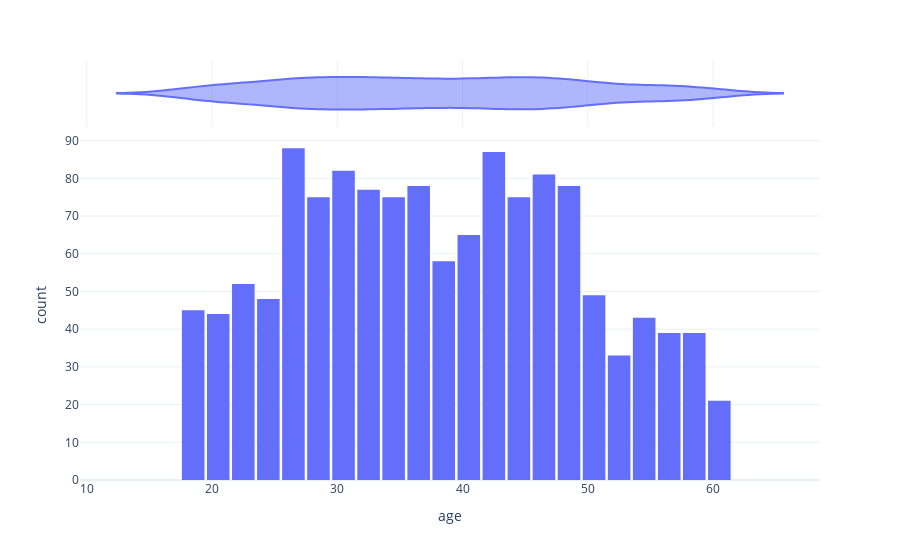
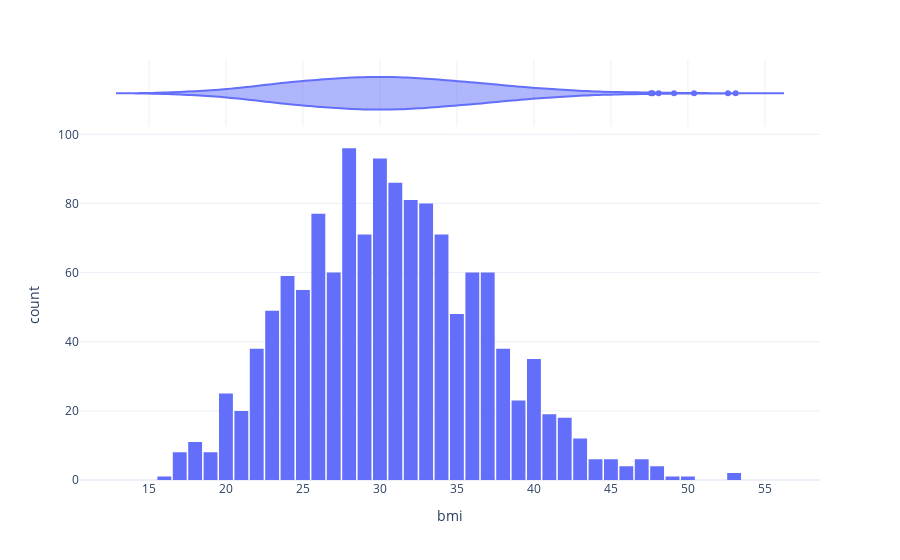
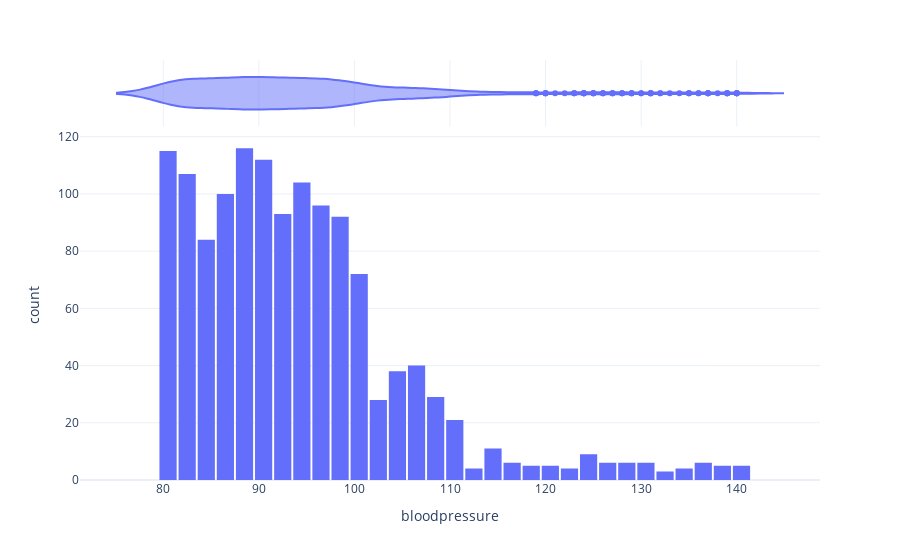
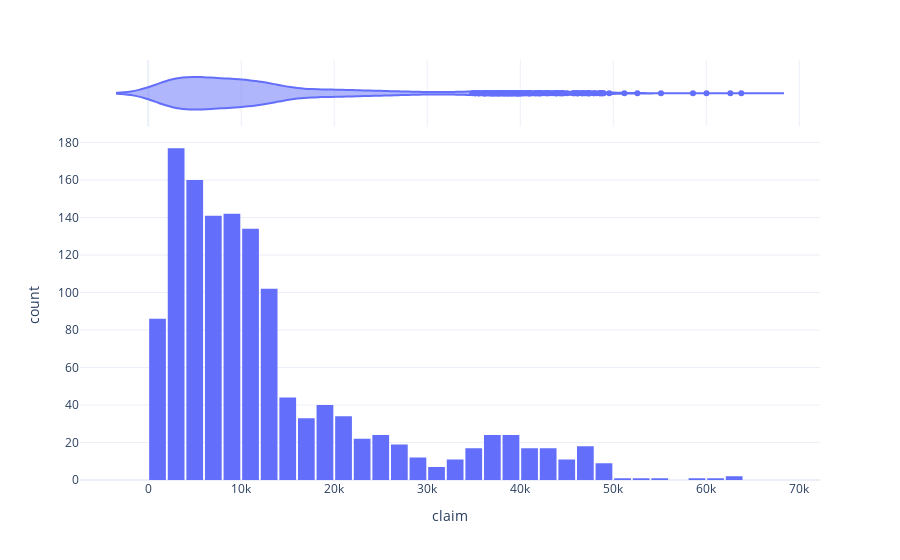

The notebook cell these images were saved under, in order:
### Markdown cell above
#### Histogramme

Nun lass uns für jede numerische Spalte die Verteilung in Form eines Histogrammes darstellen.

### Code cell
# Histogramme für numerische Spalten

numerical_columns=["age", "bmi", "bloodpressure", "claim"]

for col in numerical_columns:
  fig = px.histogram(df, x=col, marginal="violin", template="plotly_white")
  fig.update_layout(bargap=0.1)
  fig.show()

# marginal can be "box", "violin" or "rug"

### Figure 1 — Plotly figure (JSON) as saved in the notebook; plotly's stock layout.template omitted (floating-point values rounded to 4 significant figures; data arrays with more than 128 entries replaced by an {"elided": "..."} marker saying what was removed)
{"data": [{"alignmentgroup": "True", "bingroup": "x", "hovertemplate": "age=%{x}<br>count=%{y}<extra></extra>", "legendgroup": "", "marker": {"color": "#636efa", "pattern": {"shape": ""}}, "name": "", "offsetgroup": "", "orientation": "v", "showlegend": false, "type": "histogram", "x": {"elided": "1332 int values"}, "xaxis": "x", "yaxis": "y"}, {"alignmentgroup": "True", "hovertemplate": "age=%{x}<extra></extra>", "legendgroup": "", "marker": {"color": "#636efa"}, "name": "", "offsetgroup": "", "scalegroup": "x", "showlegend": false, "type": "violin", "x": {"elided": "1332 int values"}, "xaxis": "x2", "yaxis": "y2"}], "layout": {"autosize": true, "bargap": 0.1, "barmode": "relative", "legend": {"tracegroupgap": 0}, "margin": {"t": 60}, "xaxis": {"anchor": "y", "autorange": true, "domain": [0, 1], "range": [9.464, 68.54], "title": {"text": "age"}, "type": "linear"}, "xaxis2": {"anchor": "y2", "autorange": true, "domain": [0, 1], "matches": "x", "range": [9.464, 68.54], "showgrid": true, "showticklabels": false, "type": "linear"}, "yaxis": {"anchor": "x", "autorange": true, "domain": [0, 0.8316], "range": [0, 92.63], "title": {"text": "count"}}, "yaxis2": {"anchor": "x2", "autorange": true, "domain": [0.8416, 1], "matches": "y2", "range": [-0.5, 0.5], "showgrid": false, "showline": false, "showticklabels": false, "ticks": "", "type": "category"}}}

### Figure 2 — Plotly figure (JSON) as saved in the notebook; plotly's stock layout.template omitted (floating-point values rounded to 4 significant figures; data arrays with more than 128 entries replaced by an {"elided": "..."} marker saying what was removed)
{"data": [{"alignmentgroup": "True", "bingroup": "x", "hovertemplate": "bmi=%{x}<br>count=%{y}<extra></extra>", "legendgroup": "", "marker": {"color": "#636efa", "pattern": {"shape": ""}}, "name": "", "offsetgroup": "", "orientation": "v", "showlegend": false, "type": "histogram", "x": {"elided": "1332 float values"}, "xaxis": "x", "yaxis": "y"}, {"alignmentgroup": "True", "hovertemplate": "bmi=%{x}<extra></extra>", "legendgroup": "", "marker": {"color": "#636efa"}, "name": "", "offsetgroup": "", "scalegroup": "x", "showlegend": false, "type": "violin", "x": {"elided": "1332 float values"}, "xaxis": "x2", "yaxis": "y2"}], "layout": {"autosize": true, "bargap": 0.1, "barmode": "relative", "legend": {"tracegroupgap": 0}, "margin": {"t": 60}, "xaxis": {"anchor": "y", "autorange": true, "domain": [0, 1], "range": [10.52, 58.58], "title": {"text": "bmi"}, "type": "linear"}, "xaxis2": {"anchor": "y2", "autorange": true, "domain": [0, 1], "matches": "x", "range": [10.52, 58.58], "showgrid": true, "showticklabels": false, "type": "linear"}, "yaxis": {"anchor": "x", "autorange": true, "domain": [0, 0.8316], "range": [0, 101.1], "title": {"text": "count"}}, "yaxis2": {"anchor": "x2", "autorange": true, "domain": [0.8416, 1], "matches": "y2", "range": [-0.5, 0.5], "showgrid": false, "showline": false, "showticklabels": false, "ticks": "", "type": "category"}}}

### Figure 3 — Plotly figure (JSON) as saved in the notebook; plotly's stock layout.template omitted (floating-point values rounded to 4 significant figures; data arrays with more than 128 entries replaced by an {"elided": "..."} marker saying what was removed)
{"data": [{"alignmentgroup": "True", "bingroup": "x", "hovertemplate": "bloodpressure=%{x}<br>count=%{y}<extra></extra>", "legendgroup": "", "marker": {"color": "#636efa", "pattern": {"shape": ""}}, "name": "", "offsetgroup": "", "orientation": "v", "showlegend": false, "type": "histogram", "x": {"elided": "1332 int values"}, "xaxis": "x", "yaxis": "y"}, {"alignmentgroup": "True", "hovertemplate": "bloodpressure=%{x}<extra></extra>", "legendgroup": "", "marker": {"color": "#636efa"}, "name": "", "offsetgroup": "", "scalegroup": "x", "showlegend": false, "type": "violin", "x": {"elided": "1332 int values"}, "xaxis": "x2", "yaxis": "y2"}], "layout": {"autosize": true, "bargap": 0.1, "barmode": "relative", "legend": {"tracegroupgap": 0}, "margin": {"t": 60}, "xaxis": {"anchor": "y", "autorange": true, "domain": [0, 1], "range": [71.29, 148.7], "title": {"text": "bloodpressure"}, "type": "linear"}, "xaxis2": {"anchor": "y2", "autorange": true, "domain": [0, 1], "matches": "x", "range": [71.29, 148.7], "showgrid": true, "showticklabels": false, "type": "linear"}, "yaxis": {"anchor": "x", "autorange": true, "domain": [0, 0.8316], "range": [0, 122.1], "title": {"text": "count"}}, "yaxis2": {"anchor": "x2", "autorange": true, "domain": [0.8416, 1], "matches": "y2", "range": [-0.5, 0.5], "showgrid": false, "showline": false, "showticklabels": false, "ticks": "", "type": "category"}}}

### Figure 4 — Plotly figure (JSON) as saved in the notebook; plotly's stock layout.template omitted (floating-point values rounded to 4 significant figures; data arrays with more than 128 entries replaced by an {"elided": "..."} marker saying what was removed)
{"data": [{"alignmentgroup": "True", "bingroup": "x", "hovertemplate": "claim=%{x}<br>count=%{y}<extra></extra>", "legendgroup": "", "marker": {"color": "#636efa", "pattern": {"shape": ""}}, "name": "", "offsetgroup": "", "orientation": "v", "showlegend": false, "type": "histogram", "x": {"elided": "1332 float values"}, "xaxis": "x", "yaxis": "y"}, {"alignmentgroup": "True", "hovertemplate": "claim=%{x}<extra></extra>", "legendgroup": "", "marker": {"color": "#636efa"}, "name": "", "offsetgroup": "", "scalegroup": "x", "showlegend": false, "type": "violin", "x": {"elided": "1332 float values"}, "xaxis": "x2", "yaxis": "y2"}], "layout": {"autosize": true, "bargap": 0.1, "barmode": "relative", "legend": {"tracegroupgap": 0}, "margin": {"t": 60}, "xaxis": {"anchor": "y", "autorange": true, "domain": [0, 1], "range": [-7336.0, 72230.0], "title": {"text": "claim"}, "type": "linear"}, "xaxis2": {"anchor": "y2", "autorange": true, "domain": [0, 1], "matches": "x", "range": [-7336.0, 72230.0], "showgrid": true, "showticklabels": false, "type": "linear"}, "yaxis": {"anchor": "x", "autorange": true, "domain": [0, 0.8316], "range": [0, 186.3], "title": {"text": "count"}}, "yaxis2": {"anchor": "x2", "autorange": true, "domain": [0.8416, 1], "matches": "y2", "range": [-0.5, 0.5], "showgrid": false, "showline": false, "showticklabels": false, "ticks": "", "type": "category"}}}
